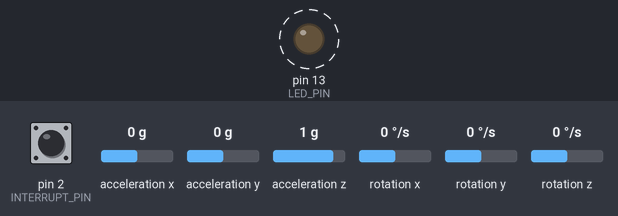
The sketch below on a simulated Arduino Uno, built with avr-gcc and run on an emulated ATmega328P. Shown: output pins drawn as LEDs (lit = HIGH). Dashed ring = blinking. The test bench sets the inputs (shaded band); at power-on: pin 2 (INTERRUPT_PIN) LOW, acceleration x 0 g, acceleration y 0 g, acceleration z 1 g, rotation x 0 °/s, rotation y 0 °/s, rotation z 0 °/s. The sensor or clock chip raises its interrupt line as the real part does; what the sketch prints to the serial monitor is not drawn.

Above: at 0.53 s.
Timing chart, 0 to 3.5 s (numbered marks = the images above):
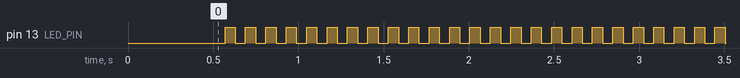

The sketch:

imu_quaternions.ino
```cpp
#include "I2Cdev.h"
#include "MPU6050_6Axis_MotionApps20.h"

#if I2CDEV_IMPLEMENTATION == I2CDEV_ARDUINO_WIRE
    #include "Wire.h"
#endif

// I2C -> default address is 0x68
MPU6050 mpu;

#define OUTPUT_READABLE_YAWPITCHROLL

#define INTERRUPT_PIN 2
#define LED_PIN 13
bool blinkState = false;

// MPU -> control and status variables
bool dmpReady = false;  // set true if DMP init was successful
uint8_t mpuIntStatus;   // holds actual interrupt status byte from MPU
uint8_t devStatus;      // return status after each device operation (0 = success, !0 = error)
uint16_t packetSize;    // expected DMP packet size (default is 42 bytes)
uint16_t fifoCount;     // count of all bytes currently in FIFO
uint8_t fifoBuffer[64]; // FIFO storage buffer

// Orientation variables
Quaternion q;           // [w, x, y, z]         quaternion container
VectorFloat gravity;    // [x, y, z]            gravity vector
float ypr[3];           // [yaw, pitch, roll]   yaw/pitch/roll container and gravity vector

// ISR routine
volatile bool mpuInterrupt = false;     // indicates whether MPU interrupt pin has gone high
void dmpDataReady() {
    mpuInterrupt = true;
}


// Initial setup
void setup() {
    #if I2CDEV_IMPLEMENTATION == I2CDEV_ARDUINO_WIRE
        Wire.begin();
        Wire.setClock(400000); // 400kHz is the I2C clock freq
    #elif I2CDEV_IMPLEMENTATION == I2CDEV_BUILTIN_FASTWIRE
        Fastwire::setup(400, true);
    #endif

    Serial.begin(115200);
    while (!Serial);

    // initialize device
    Serial.println(F("Initializing I2C devices..."));
    mpu.initialize();
    pinMode(INTERRUPT_PIN, INPUT); // interrupt needed for quaternion computing

    // check connection
    Serial.println(F("Testing device connections..."));
    Serial.println(mpu.testConnection() ? F("MPU6050 connection successful") : F("MPU6050 connection failed"));

    // load and configure the DMP
    Serial.println(F("Initializing DMP..."));
    devStatus = mpu.dmpInitialize();

    // supply your own gyro offsets here, scaled for min sensitivity
    mpu.setXGyroOffset(220);
    mpu.setYGyroOffset(76);
    mpu.setZGyroOffset(-85);
    mpu.setZAccelOffset(1788); // 1688 factory default for my test chip

    // make sure it works, return 0 if it does
    if (devStatus == 0) {
        // Calibration Time: generate offsets and calibrate our MPU6050
        mpu.CalibrateAccel(6);
        mpu.CalibrateGyro(6);
        mpu.PrintActiveOffsets();

        // turn on the DMP, now that it's ready
        Serial.println(F("Enabling DMP..."));
        mpu.setDMPEnabled(true);

        // enable Arduino interrupt detection
        Serial.print(F("Enabling interrupt detection (Arduino external interrupt "));
        Serial.print(digitalPinToInterrupt(INTERRUPT_PIN));
        Serial.println(F(")..."));
        attachInterrupt(digitalPinToInterrupt(INTERRUPT_PIN), dmpDataReady, RISING);
        mpuIntStatus = mpu.getIntStatus();

        // set our DMP Ready flag so the main loop() function knows it's okay to use it
        Serial.println(F("DMP ready! Waiting for first interrupt..."));
        dmpReady = true;

        // get expected DMP packet size for later comparison
        packetSize = mpu.dmpGetFIFOPacketSize();
    } else {
        // Errors :
        // 1 = initial memory load failed
        // 2 = DMP configuration updates failed
        Serial.print(F("DMP Initialization failed (code "));
        Serial.print(devStatus);
        Serial.println(F(")"));
    }

    // configure LED for output
    pinMode(LED_PIN, OUTPUT);
}


// Main loop
void loop() {
    // if programming failed, return.
    if (!dmpReady) return;
    // read a packet from FIFO
    if (mpu.dmpGetCurrentFIFOPacket(fifoBuffer)) { // Get the Latest packet

        mpu.dmpGetQuaternion(&q, fifoBuffer);
        mpu.dmpGetGravity(&gravity, &q);
        mpu.dmpGetYawPitchRoll(ypr, &q, &gravity);

        Serial.print(ypr[0] * 180/M_PI);
        Serial.print(" ");

        Serial.print(ypr[1] * 180/M_PI);
        Serial.print(" ");

        Serial.println(ypr[2] * 180/M_PI);

        delay(50);

        // blink LED to indicate activity
        blinkState = !blinkState;
        digitalWrite(LED_PIN, blinkState);
    }
}
```

Measured:
- by itself, pin 13 (LED_PIN): alternates HIGH for 0.06 s and LOW for 0.06 s
